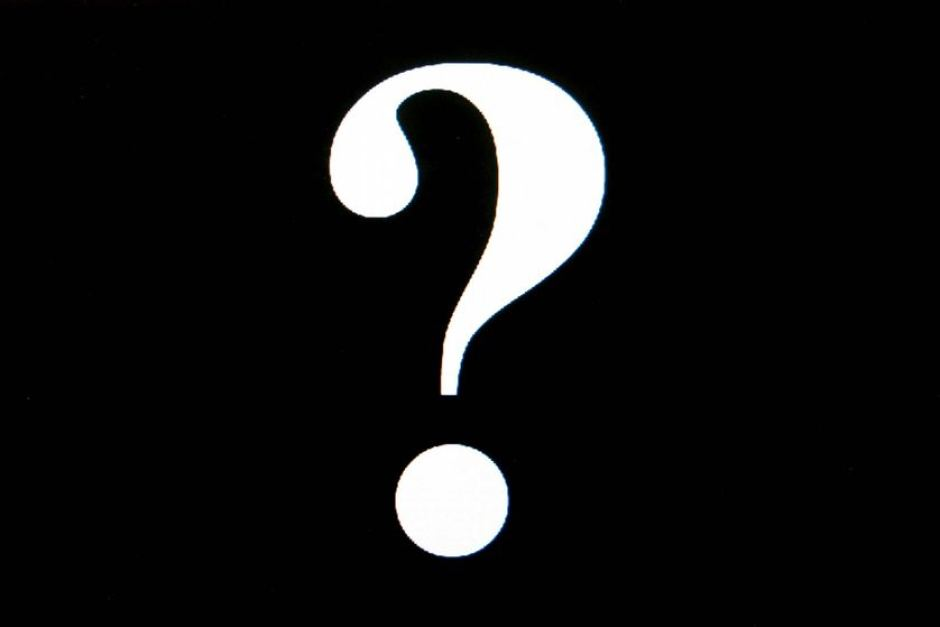
#> input picture flash.jpg, 940 x 627 px
$ python rotate_triangle.py
#> lines starting #> are read from the running program, lines starting #| are printed output that depends on the picture; after the words box and inside, x2 and y2 are one past the last pixel; in counts of white or black regions, pixels touching at a corner belong together; long printed decimals are rounded
import cv2
import numpy as np

cv2.namedWindow("IMAGE",cv2.WINDOW_NORMAL)

img = cv2.imread("flash.jpg")
#> img is the input picture: shape (627, 940, 3); mean B, G, R 20.7, 20.6, 20.5
imgray = cv2.cvtColor(img,cv2.COLOR_BGR2GRAY)
ret,thresh = cv2.threshold(imgray,127,255,0)
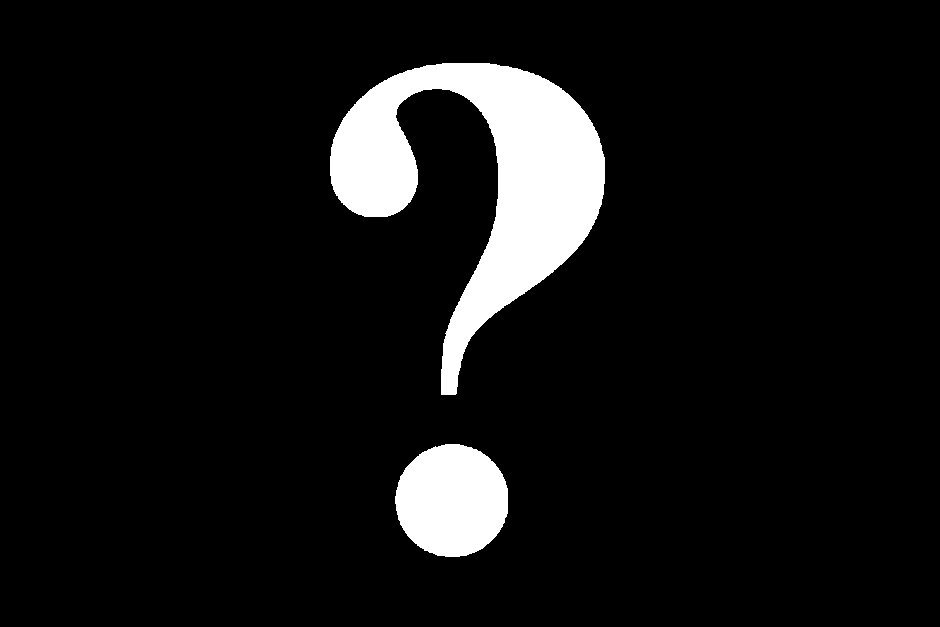
#> thresh: shape (627, 940); 7.7% white; 2 white regions
contours, hierarchy = cv2.findContours(thresh,cv2.RETR_TREE,cv2.CHAIN_APPROX_SIMPLE)
#> contours = 2 contours; box (x1, y1, x2, y2) and area: (330, 63, 605, 395) 34808, (395, 444, 508, 557) 9888

cnt = contours[1]
#> cnt = contour of 548 points, box (x1, y1, x2, y2) (330, 63, 605, 395), area 34808

rect = cv2.minAreaRect(cnt)
#> rect = ((486.5, 201.6), (260, 310.8), -27.82)
box = cv2.boxPoints(rect)
#> box = [[444, 399.8], [299, 124.9], [529, 3.52], [674, 278.4]]

print(box)
#| [[444.049   399.778  ]
#|  [298.989   124.855  ]
#|  [528.9556      3.516]
#|  [674.0156    278.439  ]]

box = np.int0(box)
#> box = [[444, 399], [298, 124], [528, 3], [674, 278]]

x,y,w,h = cv2.boundingRect(cnt)
#> x = 330; y = 63; w = 275; h = 332
img = cv2.rectangle(img,(x,y),(x+w,y+h),(0,255,0),2)

img = cv2.drawContours(img,[box],0,(0,0,255),2)
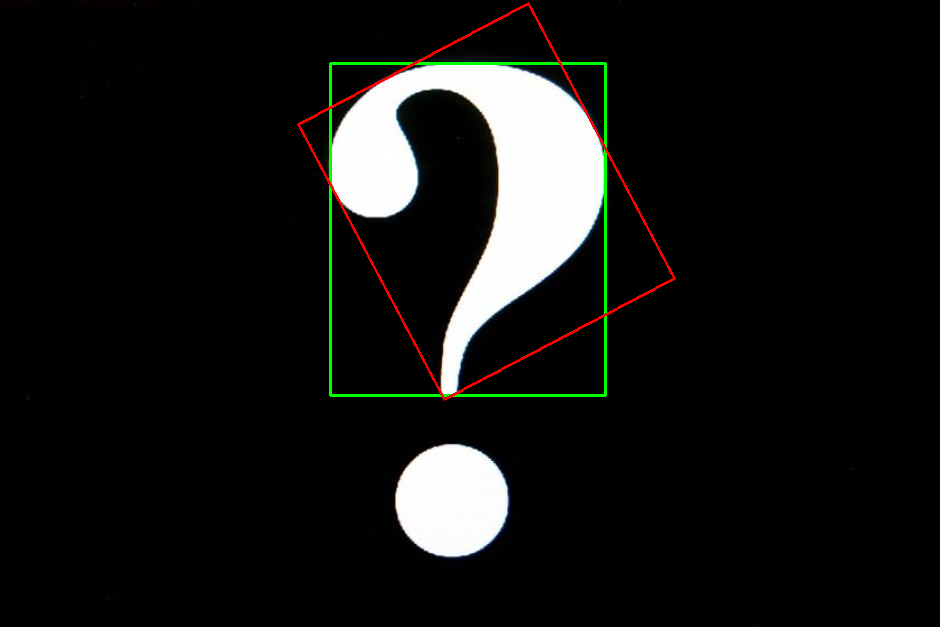
#> img: shape (627, 940, 3); mean B, G, R 20.5, 22, 21.6

cv2.imshow("IMAGE",img)

cv2.waitKey(0)

cv2.destroyAllWindows()
